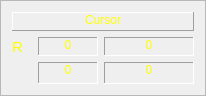
<?xml version="1.0" encoding="UTF-8"?>
<ui version="4.0">
 <class>FrameCursor</class>
 <widget class="QFrame" name="FrameCursor">
  <property name="geometry">
   <rect>
    <x>0</x>
    <y>0</y>
    <width>204</width>
    <height>96</height>
   </rect>
  </property>
  <property name="windowTitle">
   <string>Frame</string>
  </property>
  <property name="frameShape">
   <enum>QFrame::StyledPanel</enum>
  </property>
  <property name="frameShadow">
   <enum>QFrame::Raised</enum>
  </property>
  <layout class="QVBoxLayout" name="verticalLayout">
   <item>
    <widget class="QLabel" name="label_25">
     <property name="styleSheet">
      <string notr="true">color: rgb(255, 255, 0);</string>
     </property>
     <property name="frameShape">
      <enum>QFrame::Panel</enum>
     </property>
     <property name="frameShadow">
      <enum>QFrame::Raised</enum>
     </property>
     <property name="text">
      <string>Cursor</string>
     </property>
     <property name="textFormat">
      <enum>Qt::RichText</enum>
     </property>
     <property name="scaledContents">
      <bool>true</bool>
     </property>
     <property name="alignment">
      <set>Qt::AlignHCenter|Qt::AlignTop</set>
     </property>
     <property name="wordWrap">
      <bool>true</bool>
     </property>
     <property name="margin">
      <number>0</number>
     </property>
     <property name="indent">
      <number>0</number>
     </property>
    </widget>
   </item>
   <item>
    <layout class="QHBoxLayout" name="horizontalLayout_15">
     <item>
      <widget class="QLabel" name="label_30">
       <property name="sizePolicy">
        <sizepolicy hsizetype="Fixed" vsizetype="Preferred">
         <horstretch>0</horstretch>
         <verstretch>0</verstretch>
        </sizepolicy>
       </property>
       <property name="minimumSize">
        <size>
         <width>20</width>
         <height>0</height>
        </size>
       </property>
       <property name="maximumSize">
        <size>
         <width>20</width>
         <height>16777215</height>
        </size>
       </property>
       <property name="font">
        <font>
         <pointsize>11</pointsize>
         <weight>50</weight>
         <bold>false</bold>
        </font>
       </property>
       <property name="styleSheet">
        <string notr="true">color: rgb(255, 255, 0);</string>
       </property>
       <property name="text">
        <string>R</string>
       </property>
       <property name="textFormat">
        <enum>Qt::PlainText</enum>
       </property>
       <property name="scaledContents">
        <bool>true</bool>
       </property>
       <property name="wordWrap">
        <bool>true</bool>
       </property>
       <property name="indent">
        <number>0</number>
       </property>
      </widget>
     </item>
     <item>
      <widget class="QLabel" name="labelCursorBrn">
       <property name="minimumSize">
        <size>
         <width>60</width>
         <height>0</height>
        </size>
       </property>
       <property name="maximumSize">
        <size>
         <width>30</width>
         <height>16777215</height>
        </size>
       </property>
       <property name="styleSheet">
        <string notr="true">color: rgb(255, 255, 0);</string>
       </property>
       <property name="frameShape">
        <enum>QFrame::Panel</enum>
       </property>
       <property name="frameShadow">
        <enum>QFrame::Sunken</enum>
       </property>
       <property name="text">
        <string>0</string>
       </property>
       <property name="textFormat">
        <enum>Qt::PlainText</enum>
       </property>
       <property name="scaledContents">
        <bool>true</bool>
       </property>
       <property name="alignment">
        <set>Qt::AlignHCenter|Qt::AlignTop</set>
       </property>
       <property name="wordWrap">
        <bool>true</bool>
       </property>
       <property name="margin">
        <number>0</number>
       </property>
       <property name="indent">
        <number>0</number>
       </property>
      </widget>
     </item>
     <item>
      <widget class="QLabel" name="labelCursorLat">
       <property name="minimumSize">
        <size>
         <width>90</width>
         <height>0</height>
        </size>
       </property>
       <property name="maximumSize">
        <size>
         <width>30</width>
         <height>16777215</height>
        </size>
       </property>
       <property name="styleSheet">
        <string notr="true">color: rgb(255, 255, 0);</string>
       </property>
       <property name="frameShape">
        <enum>QFrame::Panel</enum>
       </property>
       <property name="frameShadow">
        <enum>QFrame::Sunken</enum>
       </property>
       <property name="text">
        <string>0</string>
       </property>
       <property name="textFormat">
        <enum>Qt::PlainText</enum>
       </property>
       <property name="scaledContents">
        <bool>true</bool>
       </property>
       <property name="alignment">
        <set>Qt::AlignHCenter|Qt::AlignTop</set>
       </property>
       <property name="wordWrap">
        <bool>true</bool>
       </property>
       <property name="margin">
        <number>0</number>
       </property>
       <property name="indent">
        <number>0</number>
       </property>
      </widget>
     </item>
    </layout>
   </item>
   <item>
    <layout class="QHBoxLayout" name="horizontalLayout_16">
     <item>
      <widget class="QLabel" name="label_31">
       <property name="sizePolicy">
        <sizepolicy hsizetype="Fixed" vsizetype="Preferred">
         <horstretch>0</horstretch>
         <verstretch>0</verstretch>
        </sizepolicy>
       </property>
       <property name="minimumSize">
        <size>
         <width>20</width>
         <height>0</height>
        </size>
       </property>
       <property name="maximumSize">
        <size>
         <width>20</width>
         <height>16777215</height>
        </size>
       </property>
       <property name="font">
        <font>
         <pointsize>14</pointsize>
         <weight>50</weight>
         <bold>false</bold>
        </font>
       </property>
       <property name="text">
        <string/>
       </property>
       <property name="textFormat">
        <enum>Qt::PlainText</enum>
       </property>
       <property name="scaledContents">
        <bool>true</bool>
       </property>
       <property name="wordWrap">
        <bool>true</bool>
       </property>
       <property name="indent">
        <number>0</number>
       </property>
      </widget>
     </item>
     <item>
      <widget class="QLabel" name="labelCursorRange">
       <property name="minimumSize">
        <size>
         <width>60</width>
         <height>0</height>
        </size>
       </property>
       <property name="maximumSize">
        <size>
         <width>30</width>
         <height>16777215</height>
        </size>
       </property>
       <property name="styleSheet">
        <string notr="true">color: rgb(255, 255, 0);</string>
       </property>
       <property name="frameShape">
        <enum>QFrame::Panel</enum>
       </property>
       <property name="frameShadow">
        <enum>QFrame::Sunken</enum>
       </property>
       <property name="text">
        <string>0</string>
       </property>
       <property name="textFormat">
        <enum>Qt::PlainText</enum>
       </property>
       <property name="scaledContents">
        <bool>true</bool>
       </property>
       <property name="alignment">
        <set>Qt::AlignHCenter|Qt::AlignTop</set>
       </property>
       <property name="wordWrap">
        <bool>true</bool>
       </property>
       <property name="margin">
        <number>0</number>
       </property>
       <property name="indent">
        <number>0</number>
       </property>
      </widget>
     </item>
     <item>
      <widget class="QLabel" name="labelCursorLon">
       <property name="minimumSize">
        <size>
         <width>90</width>
         <height>0</height>
        </size>
       </property>
       <property name="maximumSize">
        <size>
         <width>30</width>
         <height>16777215</height>
        </size>
       </property>
       <property name="styleSheet">
        <string notr="true">color: rgb(255, 255, 0);</string>
       </property>
       <property name="frameShape">
        <enum>QFrame::Panel</enum>
       </property>
       <property name="frameShadow">
        <enum>QFrame::Sunken</enum>
       </property>
       <property name="text">
        <string>0</string>
       </property>
       <property name="textFormat">
        <enum>Qt::PlainText</enum>
       </property>
       <property name="scaledContents">
        <bool>true</bool>
       </property>
       <property name="alignment">
        <set>Qt::AlignHCenter|Qt::AlignTop</set>
       </property>
       <property name="wordWrap">
        <bool>true</bool>
       </property>
       <property name="margin">
        <number>0</number>
       </property>
       <property name="indent">
        <number>0</number>
       </property>
      </widget>
     </item>
    </layout>
   </item>
  </layout>
 </widget>
 <resources/>
 <connections/>
</ui>
